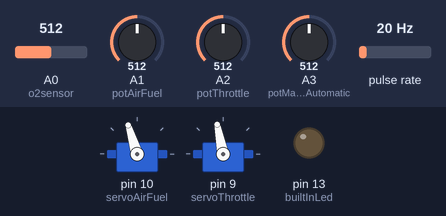
A sketch run on a simulated Arduino Uno, built with avr-gcc and run on an emulated ATmega328P. Parts: 2 × servo, output pins drawn as LEDs (lit = HIGH). Wiring (inferred from the names in the program): pulse sensor: data pin 2. The test bench sets the inputs (shaded band); at power-on: A3 (potManualAutomatic) = 512, A0 (o2sensor) = 512, A1 (potAirFuel) = 512, A2 (potThrottle) = 512, pulse rate 20 Hz. What the sketch prints to the serial monitor is not drawn.

Above: at 3.8 s.
3.9 s: A3 (potManualAutomatic) set to 408
6.9 s: A3 (potManualAutomatic) set to 382
At 7.6 s:
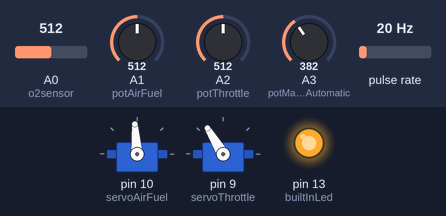
8.5 s: A3 (potManualAutomatic) set to 613
11.5 s: A3 (potManualAutomatic) set to 633
At 12.97 s:
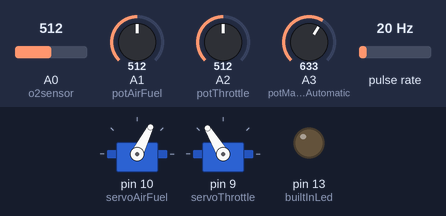
14.5 s: A3 (potManualAutomatic) set to 390
At 15.1 s:
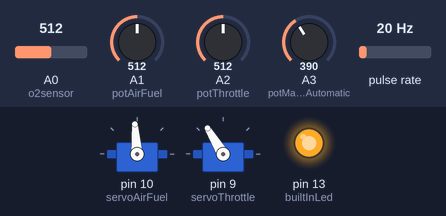
Timing chart, 0 to 17.0 s (numbered marks = the images above; inputs shaded):
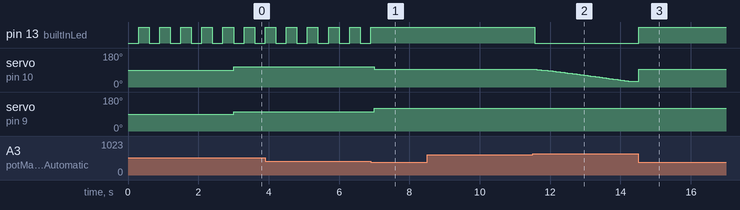

The sketch:

manual_drive.ino
```cpp
#include <Servo.h>
#include <PID_v1.h>
Servo servoAf;
Servo servoT;

#define ERRORCODE_LOOP_OVER_TIME 101
#define ERRORCODE_RPM_EMERGENCY_STOP 102

///////////////////
// Configuration //
///////////////////

// Automatic RPM control:
#define targetRPM 2000.0f
#define RPMEmergencyStop 3500.0f
#define NumberOfGaps 16.0f // Number of gaps per 1 full rotation.
// PID-parameters:
#define pid_Kp 4 // Contribution of immediate error to control output.
#define pid_Ki 3 // Contribution of integral error (history of error over time) to control output.
#define pid_Kd 3 // Contribution of differential error (rate of change of error over time) to the control output.

// Automatic Air/Fuel ratio control:
#define targetAirFuelRatio 1.1f
#define airFuelAdjustStep 5 // Must be 1 or greater. Higher number gives larger response step. In the range of [airFuelOpenValue - airFuelClosedValue]

// Infinite Response Filters
// Values must be 2 or greater. Higher number gives slower, smoother response.
#define rpmIRF_divisor (7.0f * 5.0f)
#define rpmIRF_post_divisor (105.0f * 5.0f)
#define airFuelIRF_divisor (2.0f * 5.0f)

// Program loop speed: milliseconds per loop
#define targetLoopTimeMilliseconds 20
#define loopTimeTolerance 2

///////////
// Debug //
///////////

#define _DEBUG_
#ifdef _DEBUG_
#define _DEBUG_N 20
#endif

////////////////////////
// Wiring & Constants //
////////////////////////
#define potThrottle A2
#define potThrottleMin 0
#define potThrottleMax 1024

#define potAirFuel A1
#define potAirFuelMin 0
#define potAirFuelMax 1024

#define potManualAutomatic A3
#define potManualAutomaticMin 0
#define potManualAutomaticMax 1024
#define potManualManualUpperThreshold 400 // Values under this = manual control
#define potManualAutomaticLowerThreshold 624 // Values above this = automatic control

#define builtInLed 13
#define rpmInterruptPin 2

#define o2sensor A0
#define o2ValueMin 0
#define o2ValueMax 1024

#define servoAirFuel 10
#define airFuelOpenValue 861
#define airFuelClosedValue 2164
#define airFuelValueTolerance 5.0f // In range of [o2ValueMin - o2ValueMax]

#define servoThrottle 9
#define throttleOpenValue 2268
#define throttleClosedValue 1308

int errorCode = 0;
bool ledState = false;
int potValue = 0;
int potValue2 = 0;
float o2Value = 0.0f;
float lastNow = 0.0f;
float now = 0.0f;
float millisecondsElapsed = 0.0f;
int rpmLastState = 0;
float rpmResult = 0.0f;
float rpmNewValue = 0.0f;
const byte interruptPin = 2;
volatile unsigned int gapCounter = 0;
float gapCount = 0.0f;
float lastGapMillis = 0.0f;
bool isManual = false;
int automaticLoopDelay = 100;
int currentThrottleValue = 0;
int currentAirFuelValue = 0;
#ifdef _DEBUG_
int debug_n = 0;

void log_debug(String s)
{
  if (debug_n != 0) return;
  Serial.print(s);
  Serial.print(" - ");
}

void log_debug_int(String s, int i)
{
  if (debug_n != 0) return;
  Serial.print(s);
  Serial.print(i);
  Serial.print(" - ");
}

void log_debug_float(String s, float f)
{
  if (debug_n != 0) return;
  Serial.print(s);
  Serial.print(f);
  Serial.print(" - ");
}

void log_debug_double(String s, double d)
{
  if (debug_n != 0) return;
  Serial.print(s);
  Serial.print(d);
  Serial.print(" - ");
}

void log_debug_line()
{
  if (debug_n != 0) return;
  Serial.println("");
}

#endif

void flipLed()
{
  ledState = !ledState;
  digitalWrite(LED_BUILTIN, ledState);
}

void ledOn()
{
  ledState = true;
  digitalWrite(LED_BUILTIN, ledState);
}

void ledOff()
{
  ledState = false;
  digitalWrite(LED_BUILTIN, ledState);
}

bool readIsManual()
{
  return analogRead(potManualAutomatic) < potManualManualUpperThreshold;
}

bool readIsAutomatic()
{
  return analogRead(potManualAutomatic) > potManualAutomaticLowerThreshold;
}

float applyIRF(float currentValue, float newValue, float div)
{
  float result =
      // Infinite history contribution:
      (currentValue * ((div - 1.0f) / div))
        +
      // Current value contribution:
      (newValue * (1.0f / div));

  if (isnan(result)) return 0.0f;
  if (isinf(result)) return 0.0f;
  return result;
}

void errorState(int error)
{
  errorCode = error;
  while (true)
  {
    Serial.print("errorCode:");
    Serial.println(errorCode);
    delay(500);
    flipLed();
  }
}

void startupDelay()
{
  int i = 0;
  while (i < 10)
  {
    delay(300);
    i++;
    flipLed();
  }
}

void WaitUntilManual()
{
  while (!isManual)
  {
    delay(300);
    flipLed();

    isManual = readIsManual();
  }

#ifdef _DEBUG_
  log_debug("WaitUntilManual: Finshed!");
  log_debug_line();
#endif
}

double pid_input = 0.0;
double pid_driverOut = 0.0;
double pid_setPoint = targetRPM;
int rpm_emergency_timeout = 0;

PID throttlePid(&pid_input, &pid_driverOut, &pid_setPoint, pid_Kp, pid_Ki, pid_Kd, DIRECT);

void setup()
{
  Serial.begin(115200);
  pinMode(potThrottle, INPUT);
  pinMode(potManualAutomatic, INPUT);
  pinMode(o2sensor, INPUT);
  pinMode(builtInLed, OUTPUT);

  servoAf.attach(servoAirFuel);
  servoT.attach(servoThrottle);

  pinMode(rpmInterruptPin, INPUT_PULLUP);
  attachInterrupt(digitalPinToInterrupt(rpmInterruptPin), onGapSignal, RISING);

  gapCounter = 0;
  throttlePid.SetOutputLimits(throttleClosedValue, throttleOpenValue);
  throttlePid.SetMode(AUTOMATIC);

  startupDelay();

  currentThrottleValue = 1590; // throttleClosedValue + ((throttleOpenValue - throttleClosedValue) / 2);
  currentAirFuelValue = 1650; // airFuelOpenValue + ((airFuelClosedValue - airFuelOpenValue) / 2);
  servoT.writeMicroseconds(currentThrottleValue);
  servoAf.writeMicroseconds(currentAirFuelValue);

  startupDelay();

  WaitUntilManual();

  lastNow = millis();
  lastGapMillis = millis();
  now = lastNow;
}

void onGapSignal()
{
  gapCounter++;
}

void calculateRpm()
{
  gapCount = gapCounter;
  gapCounter = 0;

  rpmNewValue = (60.0f * (gapCount * (1000.0f / millisecondsElapsed))) / NumberOfGaps;

  rpmResult = applyIRF(
    rpmResult,
    rpmNewValue,
    rpmIRF_divisor);

#ifdef _DEBUG_
  log_debug_float("RPM:", rpmResult);
  log_debug_float("RPM-new:", rpmNewValue);  // was inf
  log_debug_int("RPM-count:", gapCounter);
#endif
}

void loopDelay()
{
  // the number of milliseconds a loop should take is very likely greater than
  // the time it did take. So, sleep the difference.
  // If the millisecondsElapsed is consistently greater than the target loop duration, enter error state.
  if (millisecondsElapsed > (targetLoopTimeMilliseconds + loopTimeTolerance))
  {
    automaticLoopDelay--;
  }
  else if (millisecondsElapsed < (targetLoopTimeMilliseconds - loopTimeTolerance))
  {
    automaticLoopDelay++;
  }

#ifdef _DEBUG_
  if (automaticLoopDelay < 5)
  {
    log_debug("Loop delay < 5");
  }
  log_debug_int("delay:", automaticLoopDelay);
#endif

  if (automaticLoopDelay < 3)
  {
    errorState(ERRORCODE_LOOP_OVER_TIME);
  }

  delay(automaticLoopDelay);
}

void manualThrottleControl()
{
  potValue = analogRead(potThrottle);
  currentThrottleValue = map(potValue, potThrottleMin, potThrottleMax, throttleOpenValue, throttleClosedValue);
}

void manualAirFuelRatioControl()
{
  potValue2 = analogRead(potAirFuel);
  currentAirFuelValue = map(potValue2, potAirFuelMin, potAirFuelMax, airFuelOpenValue, airFuelClosedValue);
}

void automaticThrottleControl()
{
  if (rpm_emergency_timeout <= 0)
  {
    if (rpmResult > RPMEmergencyStop)
    {
      servoT.writeMicroseconds(throttleClosedValue);
      errorState(ERRORCODE_RPM_EMERGENCY_STOP);
    }
  }
  else
  {
    rpm_emergency_timeout--;
  }

  pid_input = rpmResult;
  if (throttlePid.Compute())
  {
#ifdef _DEBUG_
    log_debug_double("pid_input", pid_input);
    log_debug_double("pid_driverOut", pid_driverOut);
#endif
    currentThrottleValue = applyIRF(currentThrottleValue, pid_driverOut, rpmIRF_post_divisor);
  }
}

// voltages of O2 sensor follow linear function:
// value | volts | lambda
//     0 |  0.0v
//   102 |  0.5v |  0.58
//   614 |  3.0v |  0.99
//   922 |  4.5v |  1.23
//  1024 |  5.0v
const float c = -629.692f;
const float d = (820.0f / 0.65f);
const float targetAsValue = c + (targetAirFuelRatio * d);

void calculateO2Value()
{
  o2Value = applyIRF(o2Value, analogRead(o2sensor), airFuelIRF_divisor);

#ifdef _DEBUG_
  log_debug_float("O2:", o2Value);
#endif
}

void automaticAirFuelRatioControl()
{
  // sensor in error? set 50/50 ratio:
  if (o2Value < 110.0f || o2Value > 920.0f)
  {
#ifdef _DEBUG_
    log_debug("O2-sernsor-offline");
#endif
    currentAirFuelValue = 1650; // airFuelOpenValue + ((airFuelClosedValue - airFuelOpenValue) / 2);
  }
  else
  {
#ifdef _DEBUG_
    log_debug_float("targetAsValue", targetAsValue);
#endif
    if (o2Value > (targetAsValue + airFuelValueTolerance))
    {
      currentAirFuelValue += airFuelAdjustStep;
    }
    else if (o2Value < (targetAsValue - airFuelValueTolerance))
    {
      currentAirFuelValue -= airFuelAdjustStep;
    }
    else
    {
      return;
    }
  }
}

void loop()
{
  now = millis();
  millisecondsElapsed = now - lastNow;
  lastNow = now;
  if (millisecondsElapsed < 0.0f)
  {
    // millis must have overflowed. We can't use this cycle's time calculation.
    // Apply a short sleep and start over.
    delay(100);
    return;
  }
  loopDelay();

  // Calculated RPM and O2 values are not used in manual mode, but we calculate them anyway, because:
  // - Registers may reach overflow if calculation is not frequently performed.
  // - When switching from manual to automatic, IRFs must be already initialized with accurate values.
  calculateRpm();
  calculateO2Value();

  if (isManual)
  {
  #ifdef _DEBUG_
    log_debug("M");
  #endif
    manualThrottleControl();
    manualAirFuelRatioControl();

    ledOn();
    isManual = !readIsAutomatic();
    if (!isManual)
    {
      // When switching to automatic, we disable rpm_emergency_stop for a short duration.
      rpm_emergency_timeout = (3000 / targetLoopTimeMilliseconds);
      // And we initialize the pid driverOut value with our current throttle value.
      pid_driverOut = currentThrottleValue;
    }
  }
  else
  {
  #ifdef _DEBUG_
    log_debug("A");
  #endif
    automaticThrottleControl();
    automaticAirFuelRatioControl();

    ledOff();
    isManual = readIsManual();
  }

  // Send updates to servos:
  if (currentAirFuelValue < airFuelOpenValue) currentAirFuelValue = airFuelOpenValue;
  if (currentAirFuelValue > airFuelClosedValue) currentAirFuelValue = airFuelClosedValue;
  servoAf.writeMicroseconds(currentAirFuelValue);
  if (currentThrottleValue < throttleClosedValue) currentThrottleValue = throttleClosedValue;
  if (currentThrottleValue > throttleOpenValue) currentThrottleValue = throttleOpenValue;
  servoT.writeMicroseconds(currentThrottleValue);

  #ifdef _DEBUG_
  log_debug_float("ms:", millisecondsElapsed);
  log_debug_int("throttle:", currentThrottleValue);
  log_debug_int("airfuel:", currentAirFuelValue);
  log_debug_line();
  debug_n++;
  if (debug_n >= _DEBUG_N) debug_n = 0;
  #endif
}
```

Measured:
- the behaviour switches between 400 and 399 on A3 (potManualAutomatic) (found by bisection; images 0 and 1)
- the behaviour switches between 624 and 625 on A3 (potManualAutomatic) (found by bisection; images 1 and 2)
- after the input at 6.9 s, pin 13 (builtInLed): goes on until 6.9 s, then stays HIGH; servo on pin 10 (servoAirFuel): 107° → 94° after 0.11 s; servo on pin 9 (servoThrottle): 101° → 121° after 0.11 s
- after the input at 8.5 s, every drawn part: stays the same
- after the input at 11.5 s, pin 13 (builtInLed): HIGH → LOW after 0.06 s; servo on pin 10 (servoAirFuel): moves from 94° to 31° over 2.7 s, starting after 0.06 s
- after the input at 14.5 s, pin 13 (builtInLed): LOW → HIGH at once; servo on pin 10 (servoAirFuel): 31° → 94° at once
- by itself, pin 13 (builtInLed): alternates HIGH for 0.30 s and LOW for 0.30 s
